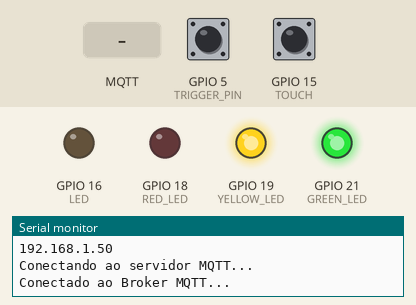
This sketch was run on a simulated ESP32. On the bench: output pins drawn as LEDs (lit = HIGH), the last lines printed to the serial monitor. The inputs (shaded band) are chosen by the test bench; at power-on: GPIO 5 (TRIGGER_PIN) HIGH, GPIO 15 (TOUCH) HIGH. WiFi joins after 1.5 s; servers stay silent unless stated; no MQTT or app messages arrive unless stated; pins used as bus, display or sensor lines are not drawn.

Above: at 5.7 s.
5.8 s: MQTT message "1" arrives on the first subscribed topic
At 6.2 s:
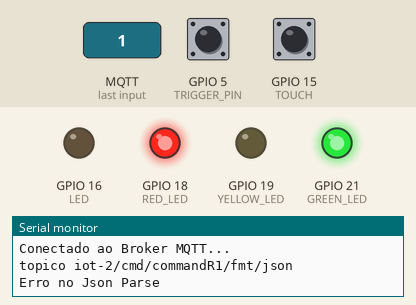
7.3 s: GPIO 5 (TRIGGER_PIN) pulled LOW for 0.15 s
At 10.36 s:
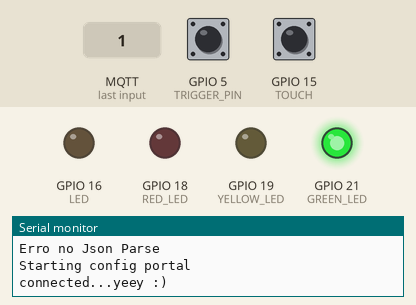
10.4 s: GPIO 15 (TOUCH) pulled LOW for 0.15 s
At 10.48 s:
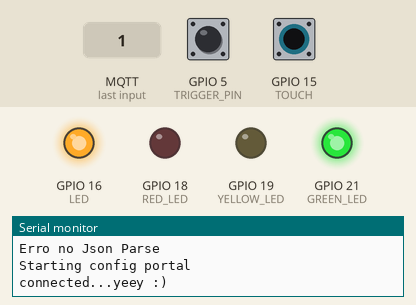
12.0 s: GPIO 15 (TOUCH) pulled LOW for 3.2 s
At 16.1 s:
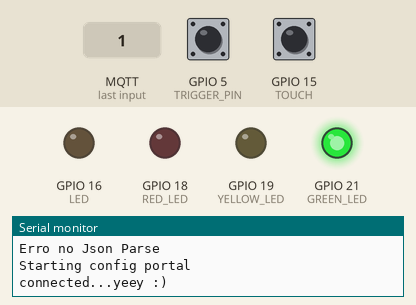
16.7 s: MQTT message "0" arrives on the first subscribed topic
At 17.9 s:
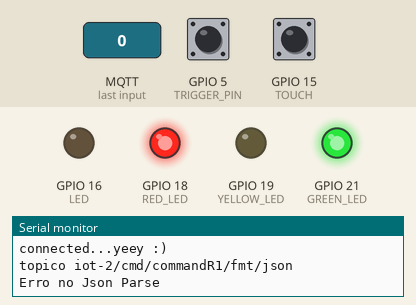
18.2 s: GPIO 15 (TOUCH) pulled LOW for 1 s
At 19.0 s:
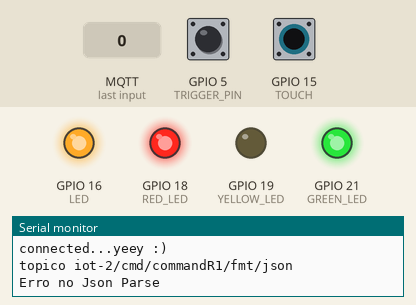
Timing chart, 0 to 21.2 s (numbered marks = the images above; inputs shaded):
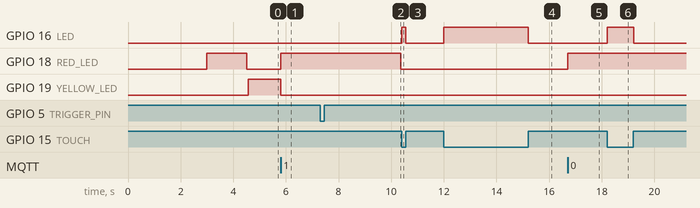

Measured:
- after the input at 5.8 s, GPIO 18 (RED_LED): LOW → HIGH at once; GPIO 19 (YELLOW_LED): HIGH → LOW at once
- after the input at 7.3 s, GPIO 18 (RED_LED): HIGH → LOW after 3.1 s
- after the input at 10.4 s, GPIO 16 (LED): LOW → HIGH at once, → LOW 0.15 s later
- after the input at 12.0 s, GPIO 16 (LED): LOW → HIGH at once, → LOW 3.2 s later
- after the input at 16.7 s, GPIO 18 (RED_LED): LOW → HIGH at once
- after the input at 18.2 s, GPIO 16 (LED): LOW → HIGH at once, → LOW 1.0 s later

The sketch:

TouchReadFLAG_Watch_ResetReasonTESTE.ino
```cpp
#include <FS.h>
#include <rom/rtc.h>
#include "esp_system.h"

//-----------------VARIÁVEIS WI-FI MANAGER--------------------//
#include <WiFi.h>
#include <PubSubClient.h>
#include <ArduinoJson.h>
#include <DNSServer.h>
#include <WebServer.h>
#include <WiFiManager.h>

//------------------VARIÁVEIS BLUEMIX IOT--------------------//

const String ORG = "ewxuvw";
const String DEVICE_TYPE = "ESP32";
const String DEVICE_ID = "ESP32Dimmer";
#define DEVICE_TOKEN "k7DfObuOfXRRB1rLee"
const String CLIENT_ID = "d:" + ORG + ":" + DEVICE_TYPE + ":" + DEVICE_ID;
const String MQTT_SERVER = ORG + ".messaging.internetofthings.ibmcloud.com";
#define COMMAND_TOPIC_R1 "iot-2/cmd/commandR1/fmt/json"
WiFiClient wifiClient;
PubSubClient client(MQTT_SERVER.c_str(), 1883, wifiClient);
WiFiManager wm;

//-----------VARIÁVEIS DE DIMMERIZAÇÃO E DADOS---------------//

#define LED             16 //pino do LED Touch
#define SSR             17 //pino do SSR
#define TOUCH           T3 //pino com sensor touch
#define THRESHOLD       30 //valor máximo da capacitância via calibragem, quanto maior mais sensível
#define TRIGGER_PIN     5 //Trigger do Portal de Wifi
#define RED_LED         18 //LED Verde
#define YELLOW_LED      19 //LED Amarelo
#define GREEN_LED       21 //LED Vermelho
#define mS_TO_S_FACTOR  1000 /* Fator de conversão milisegundos para segundos */
RTC_DATA_ATTR int bootCount = 0; //variável de boot armazenado no RTC

//-----------------------WATCHDOG---------------------------//

const int wdtTimeout = 30 * mS_TO_S_FACTOR; //tempo em segundos para acionar o watchdog (30 seg)
hw_timer_t *timer0 = NULL;

void IRAM_ATTR resetModule() {
  ets_printf("reboot\n");
  esp_restart_noos();
}

//---------------------RESET REASON-------------------------//

void print_reset_reason(RESET_REASON reason)
{
  switch ( reason)
  {
    case 1 : Serial.println ("POWERON_RESET"); break;         /**<1,  Vbat power on reset*/
    case 3 : Serial.println ("SW_RESET"); break;              /**<3,  Software reset digital core*/
    case 4 : Serial.println ("OWDT_RESET"); break;            /**<4,  Legacy watch dog reset digital core*/
    case 5 : Serial.println ("DEEPSLEEP_RESET"); break;       /**<5,  Deep Sleep reset digital core*/
    case 6 : Serial.println ("SDIO_RESET"); break;            /**<6,  Reset by SLC module, reset digital core*/
    case 7 : Serial.println ("TG0WDT_SYS_RESET"); break;      /**<7,  Timer Group0 Watch dog reset digital core*/
    case 8 : Serial.println ("TG1WDT_SYS_RESET"); break;      /**<8,  Timer Group1 Watch dog reset digital core*/
    case 9 : Serial.println ("RTCWDT_SYS_RESET"); break;      /**<9,  RTC Watch dog Reset digital core*/
    case 10 : Serial.println ("INTRUSION_RESET"); break;      /**<10, Instrusion tested to reset CPU*/
    case 11 : Serial.println ("TGWDT_CPU_RESET"); break;      /**<11, Time Group reset CPU*/
    case 12 : Serial.println ("SW_CPU_RESET"); break;         /**<12, Software reset CPU*/
    case 13 : Serial.println ("RTCWDT_CPU_RESET"); break;     /**<13, RTC Watch dog Reset CPU*/
    case 14 : Serial.println ("EXT_CPU_RESET"); break;        /**<14, for APP CPU, reseted by PRO CPU*/
    case 15 : Serial.println ("RTCWDT_BROWN_OUT_RESET"); break; /**<15, Reset when the vdd voltage is not stable*/
    case 16 : Serial.println ("RTCWDT_RTC_RESET"); break;     /**<16, RTC Watch dog reset digital core and rtc module*/
    default : Serial.println ("NO_MEAN");
  }
}

void verbose_print_reset_reason(RESET_REASON reason)
{
  switch ( reason)
  {
    case 1  : Serial.println ("Vbat power on reset"); break;
    case 3  : Serial.println ("Software reset digital core"); break;
    case 4  : Serial.println ("Legacy watch dog reset digital core"); break;
    case 5  : Serial.println ("Deep Sleep reset digital core"); break;
    case 6  : Serial.println ("Reset by SLC module, reset digital core"); break;
    case 7  : Serial.println ("Timer Group0 Watch dog reset digital core"); break;
    case 8  : Serial.println ("Timer Group1 Watch dog reset digital core"); break;
    case 9  : Serial.println ("RTC Watch dog Reset digital core"); break;
    case 10 : Serial.println ("Instrusion tested to reset CPU"); break;
    case 11 : Serial.println ("Time Group reset CPU"); break;
    case 12 : Serial.println ("Software reset CPU"); break;
    case 13 : Serial.println ("RTC Watch dog Reset CPU"); break;
    case 14 : Serial.println ("for APP CPU, reseted by PRO CPU"); break;
    case 15 : Serial.println ("Reset when the vdd voltage is not stable"); break;
    case 16 : Serial.println ("RTC Watch dog reset digital core and rtc module"); break;
    default : Serial.println ("NO_MEAN");
  }
}

void setup()
{

  Serial.begin(115200);
  Serial.setDebugOutput(true);
  delay(3000);

  //Variáveis de Saída para Dimerização
  pinMode(LED, OUTPUT);
  pinMode(RED_LED, OUTPUT);
  pinMode(YELLOW_LED, OUTPUT);
  pinMode(GREEN_LED, OUTPUT);
  pinMode(SSR, OUTPUT);
  pinMode(TRIGGER_PIN, INPUT_PULLUP);
  digitalWrite(SSR, HIGH);
  digitalWrite(RED_LED, HIGH);
  digitalWrite(YELLOW_LED, LOW);
  digitalWrite(GREEN_LED, LOW);

  //Variáveis Timer do Watchdog
  timer0 = timerBegin(0, 80, true);                  //timer 0, div 80
  timerAttachInterrupt(timer0, &resetModule, true);  //attach callback
  timerAlarmWrite(timer0, wdtTimeout * 1000, false); //set time in us
  timerAlarmEnable(timer0);                          //enable interrupt

  //Informações de Reset
  Serial.println("CPU0 reset reason:");
  print_reset_reason(rtc_get_reset_reason(0));
  verbose_print_reset_reason(rtc_get_reset_reason(0));

  Serial.println("CPU1 reset reason:");
  print_reset_reason(rtc_get_reset_reason(1));
  verbose_print_reset_reason(rtc_get_reset_reason(1));

  //Define o número de boots que foram executados
  ++bootCount;
  Serial.print("Número de boots executados:");
  Serial.println(bootCount);

  //Configurações do WIFI-Manager
  //  WiFiManager wm;
  int customFieldLength = 40;
  WiFiManagerParameter custom_field("customfield", "Custom Field", "Default Value", customFieldLength);
  wm.addParameter(&custom_field);
  std::vector<const char *> menu = {"wifi", "info", "param", "sep", "restart", "exit"};
  wm.setMenu(menu);
  wm.setClass("invert"); //Dark Theme
  wm.setRemoveDuplicateAPs(true);


  /*  CONFIGURAÇÕES DE IP ESTÁTICO
     ----------------
    wm.setSTAStaticIPConfig(IPAddress(10,0,1,99), IPAddress(10,0,1,1), IPAddress(255,255,255,0)); // set static ip,gw,sn
    wm.setShowStaticFields(true); // force show static ip fields
    wm.setShowDnsFields(true);    // force show dns field always

  */

  wm.setAPCallback(configModeCallback);
  wm.setSaveConfigCallback(saveConfigCallback);
  bool AP;
  AP = wm.autoConnect("ESP32 DIMMER", "password");
  /*
     Tenta se conectar a uma conexão salva, se não conseguir inicia um ponto de acesso
  */
  if (!AP) {
    Serial.println("failed to connect, we should reset as see if it connects");
    digitalWrite(GREEN_LED, LOW);
    digitalWrite(RED_LED, HIGH);
  } else {
    Serial.println("Conectado, endereço de IP:");
    Serial.println(WiFi.localIP());
    digitalWrite(RED_LED, LOW);
    digitalWrite(GREEN_LED, HIGH);
  }
  connectMQTTServer();
}

void loop()
{

  timerWrite(timer0, 0); //reset timer (feed watchdog)
  long loopTime = millis();


  client.loop();
  touchSensor();
  WIFIReset();
  loopTime = millis() - loopTime;
}

void touchSensor() {

  //Serial.println(touchRead(Touch));
  int mediaT3 = 0;
  //faz 100 leituras do sensor touch e calcula a média do valor lido
  for (int i = 0; i < 100; i++)
  {
    mediaT3 += touchRead(TOUCH);
  }

  mediaT3 = mediaT3 / 100;

  if (mediaT3 < THRESHOLD) {
    digitalWrite(LED, HIGH);
    digitalWrite(SSR, LOW);
  } else {
    digitalWrite(LED, LOW);
    digitalWrite(SSR, HIGH);
  }
  delay(10);
}

void WIFIReset() {
  if ( digitalRead(TRIGGER_PIN) == LOW ) {
    delay(50); //debounce
    if ( digitalRead(TRIGGER_PIN) == LOW ) {
      delay(3000);
      if ( digitalRead(TRIGGER_PIN) == LOW ) {
        Serial.println("Erasing Config");
        digitalWrite(GREEN_LED, LOW);
        digitalWrite(RED_LED, HIGH);
        wm.resetSettings();
        ESP.restart();
      }
      Serial.println("Starting config portal");
      wm.setConfigPortalTimeout(120);
      if (!wm.startConfigPortal("OnDemandAP")) {
        Serial.println("failed to connect or hit timeout");
        digitalWrite(GREEN_LED, LOW);
        digitalWrite(RED_LED, HIGH);
        delay(3000);
      } else {
        digitalWrite(GREEN_LED, HIGH);
        digitalWrite(RED_LED, LOW);
        Serial.println("connected...yeey :)");
      }
    }
  }
}

//Função responsável pela conexão ao servidor MQTT
void connectMQTTServer() {
  Serial.println("Conectando ao servidor MQTT...");
  digitalWrite(RED_LED, LOW);

  if (client.connect(CLIENT_ID.c_str(), "use-token-auth", DEVICE_TOKEN)) {
    Serial.println("Conectado ao Broker MQTT...");
    digitalWrite(RED_LED, LOW);
    digitalWrite(YELLOW_LED, HIGH);
    client.setCallback(callback);
    client.subscribe(COMMAND_TOPIC_R1);
  } else {
    Serial.print("erro = ");
    digitalWrite(YELLOW_LED, LOW);
    digitalWrite(RED_LED, HIGH);
    Serial.println(client.state());
    connectMQTTServer();
  }
}

void callback(char* topic, unsigned char* payload, unsigned int length) {
  Serial.print("topico ");
  Serial.println(topic);

  StaticJsonBuffer<30> jsonBuffer;
  JsonObject& root = jsonBuffer.parseObject(payload);

  if ( !root.success() ) {
    Serial.println("Erro no Json Parse");
    digitalWrite(YELLOW_LED, LOW);
    digitalWrite(RED_LED, HIGH);
    return;
  }

  int value = root["value"];

  if (strcmp(topic, COMMAND_TOPIC_R1) == 0) {

    if ((value == 0)) {
      digitalWrite(SSR, LOW);
      delay(250);
      digitalWrite(SSR, HIGH);
    } else {
      digitalWrite(SSR, LOW);
      delay(150);
      digitalWrite(SSR, HIGH);
    }

  }
}

void configModeCallback( WiFiManager *myWiFiManager) {
  Serial.println("Entrou no modo de configuração");
  Serial.println(WiFi.softAPIP());
  Serial.println(myWiFiManager->getConfigPortalSSID());
}

void saveConfigCallback() {
  Serial.println("Configuração salva");
  Serial.println(WiFi.softAPIP());
}
```
